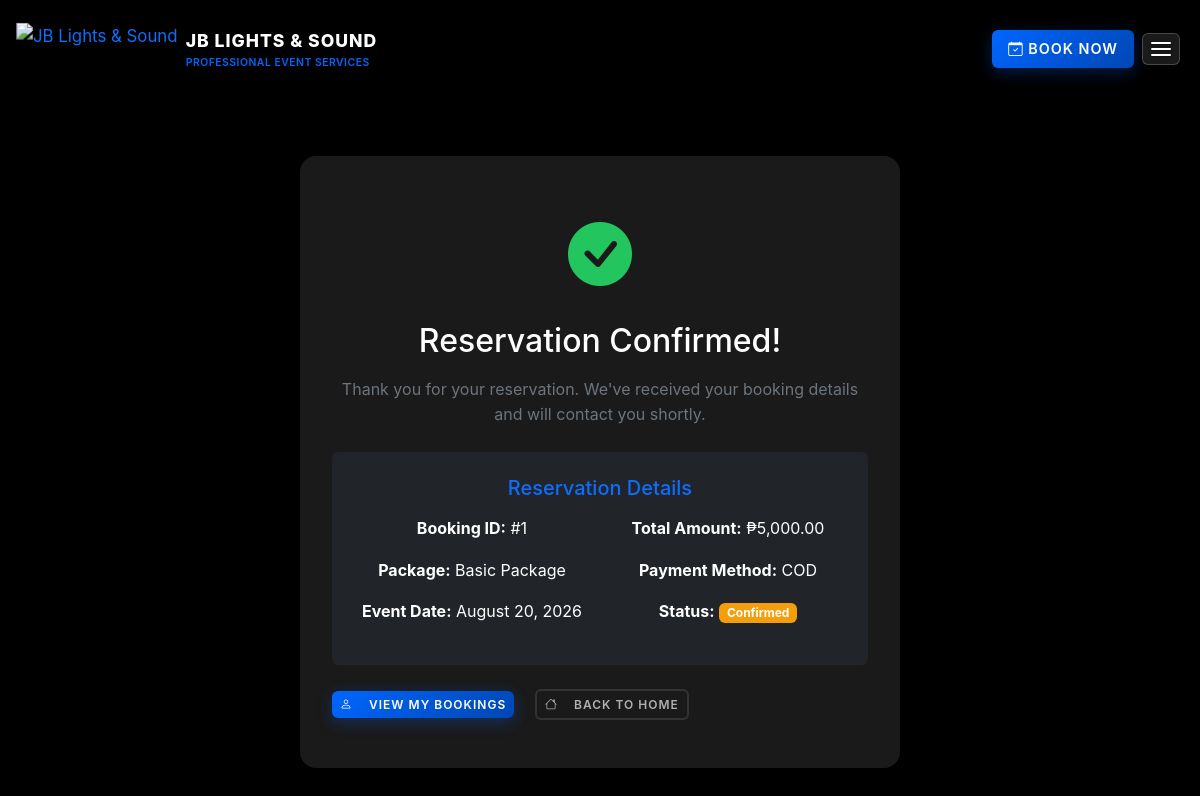
Page /reservation_success.php?id=1 (signed in) on the committed database.
### tables this page shows
CREATE TABLE `reservations` (
  `id` int(11) NOT NULL,
  `contact_name` varchar(100) NOT NULL,
  `contact_email` varchar(100) NOT NULL,
  `contact_phone` varchar(20) NOT NULL,
  `event_type` varchar(50) NOT NULL,
  `event_date` date NOT NULL,
  `start_time` time DEFAULT NULL,
  `end_time` time DEFAULT NULL,
  `event_address` text NOT NULL,
  `event_location` text DEFAULT NULL,
  `landmark_notes` text DEFAULT NULL,
  `preferred_contact` varchar(20) DEFAULT 'phone',
  `social_media_handle` varchar(100) DEFAULT NULL,
  `package` varchar(100) NOT NULL,
  `total_amount` decimal(10,2) NOT NULL,
  `payment_method` varchar(20) NOT NULL,
  `downpayment_amount` decimal(10,2) DEFAULT 0.00,
  `status` varchar(20) DEFAULT 'Pending',
  `created_at` timestamp NOT NULL DEFAULT current_timestamp(),
  `updated_at` timestamp NOT NULL DEFAULT current_timestamp() ON UPDATE current_timestamp()
);

### reservation_success.php (the view, shortened to what this page needs)
<?php
require_once 'db/db_connect.php';
$reservation_id = $_GET['id'] ?? 0;
$user = getCurrentUser();
$reservation = null;
if ($reservation_id > 0) {
    $stmt = $conn->prepare("SELECT * FROM reservations WHERE id = ? AND contact_email = ?");
    $stmt->bind_param("is", $reservation_id, $user['email']);
    $stmt->execute();
    $result = $stmt->get_result();
    $reservation = $result->fetch_assoc();
}
?>
<!DOCTYPE html>
<html lang="en">
<head>
    <link href="https://cdn.jsdelivr.net/npm/bootstrap@5.3.2/dist/css/bootstrap.min.css" rel="stylesheet">
    <link href="https://cdn.jsdelivr.net/npm/bootstrap-icons@1.11.3/font/bootstrap-icons.css" rel="stylesheet">
    <link rel="stylesheet" href="css/main.css">
</head>
<body class="dark-mode">
    <header class="main-header">
    <header class="main-header">
        <div class="header-container">
            <a href="index.php" class="logo">
                <img src="https://i.imgur.com/wOkfD9T.jpeg" alt="JB Lights & Sound" class="logo-image">
                <div class="logo-text">
                    <span class="logo-main">JB LIGHTS & SOUND</span>
                    <span class="logo-sub">PROFESSIONAL EVENT SERVICES</span>
                </div>
            </a>
            <nav class="main-nav">
                <a href="reservation.php" class="btn btn-primary me-2 d-none d-md-inline-block">
                    <i class="bi bi-calendar-check"></i> BOOK NOW
                </a>
                <button class="menu-toggle">
                    <div class="hamburger">
                        <span></span>
                        <span></span>
                        <span></span>
                    </div>
                </button>
            </nav>
        </div>
    </header>
    <main class="reservation-page">
        <div class="container">
            <div class="row justify-content-center">
                <div class="col-lg-8">
                    <div class="success-card">
                        <div class="success-icon">
                            <i class="bi bi-check-circle-fill text-success"></i>
                        </div>
                        <h2 class="text-white mb-3">Reservation Confirmed!</h2>
                        <p class="text-secondary mb-4">Thank you for your reservation. We've received your booking details and will contact you shortly.</p>
                        <div class="reservation-details bg-dark rounded p-4 mb-4">
                            <h5 class="text-primary mb-3">Reservation Details</h5>
                            <div class="row">
                                <div class="col-md-6">
                                    <p><strong>Booking ID:</strong> #<?php echo $reservation['id']; ?></p>
                                    <p><strong>Package:</strong> <?php echo htmlspecialchars($reservation['package']); ?></p>
                                    <p><strong>Event Date:</strong> <?php echo date('F j, Y', strtotime($reservation['event_date'])); ?></p>
                                </div>
                                <div class="col-md-6">
                                    <p><strong>Total Amount:</strong> ₱<?php echo number_format($reservation['total_amount'], 2); ?></p>
                                    <p><strong>Payment Method:</strong> <?php echo strtoupper($reservation['payment_method']); ?></p>
                                    <p><strong>Status:</strong> <span class="badge bg-warning"><?php echo $reservation['status']; ?></span></p>
                                </div>
                            </div>
                        </div>
                        <div class="action-buttons">
                            <a href="profile.php" class="btn btn-primary me-3">
                                <i class="bi bi-person me-2"></i>View My Bookings
                            </a>
                            <a href="index.php" class="btn btn-secondary">
                                <i class="bi bi-house me-2"></i>Back to Home
                            </a>
                        </div>
                    </div>
                </div>
            </div>
        </div>
    </main>
</body>
</html>

### css/base/variables.css (style rules this page uses)
:root { --black: #000000; --dark: #0a0a0a; --dark-gray: #1a1a1a; --medium-gray: #2a2a2a; --light-gray: #3a3a3a; --blue: #0066ff; --blue-dark: #0052cc; --blue-light: #3385ff; --white: #ffffff; --text-primary: #ffffff; --text-secondary: #b0b0b0; --text-muted: #666666; --accent: #0066ff; --border: #333333; --shadow: 0 4px 12px rgba(0, 0, 0, 0.3); --shadow-lg: 0 8px 30px rgba(0, 0, 0, 0.4); --gradient: linear-gradient(135deg, #0066ff 0%, #0047b3 100%); }

### css/components/buttons.css (style rules this page uses)
.btn { display: inline-flex; align-items: center; gap: 0.5rem; padding: 1rem 2rem; border: none; border-radius: 6px; font-weight: 600; text-decoration: none; text-transform: uppercase; letter-spacing: 1px; transition: all 0.3s ease; cursor: pointer; font-size: 0.9rem; }
.btn-primary { background: var(--gradient); color: var(--white); box-shadow: 0 4px 15px rgba(0, 102, 255, 0.3); }
.btn-secondary { background: transparent; color: var(--text-secondary); border: 2px solid var(--border); }

### css/components/cards.css (style rules this page uses)
.success-card { text-align: center; background: var(--dark-gray); border-radius: 16px; padding: 3rem 2rem; margin: 2rem auto; max-width: 600px; box-shadow: var(--shadow); }
.success-icon { font-size: 4rem; color: var(--blue); margin-bottom: 1rem; }

### css/components/header.css (style rules this page uses)
.main-header { position: fixed; top: 0; left: 0; right: 0; background: linear-gradient( to bottom, rgba(0, 0, 0, 0.4) 0%, rgba(0, 0, 0, 0.1) 70%, transparent 100% ); backdrop-filter: none; border-bottom: 1px solid transparent; z-index: 1000; padding: 1.5rem 0; transition: all 0.4s cubic-bezier(0.4, 0, 0.2, 1); }
.main-header:not(.scrolled) .logo-image { filter: drop-shadow(0 2px 6px rgba(0, 0, 0, 0.6)); transform: scale(1.05); transition: all 0.3s ease; }
.main-header:not(.scrolled) .menu-toggle { background: rgba(255, 255, 255, 0.1); border: 1px solid rgba(255, 255, 255, 0.2); }
.main-header:not(.scrolled) .hamburger span { background: var(--white); box-shadow: 0 1px 2px rgba(0, 0, 0, 0.3); }
.header-container { max-width: 1200px; margin: 0 auto; padding: 0 20px; display: flex; justify-content: space-between; align-items: center; }
.logo { display: flex; align-items: center; gap: 12px; text-decoration: none; }
.logo-image { height: 45px; width: auto; }
.logo-text { display: flex; flex-direction: column; }
.logo-main { font-size: 1.1rem; font-weight: 800; color: var(--white); letter-spacing: 1px; }
.logo-sub { font-size: 0.65rem; color: var(--blue); font-weight: 600; letter-spacing: 0.5px; text-transform: uppercase; }
.main-header .logo-image { height: 50px; }

### css/components/navigation.css (style rules this page uses)
.main-nav { display: flex; align-items: center; }
.main-nav .btn-primary { padding: 0.5rem 1rem; font-size: 0.9rem; margin-right: 1rem; }
.menu-toggle { display: flex; flex-direction: column; cursor: pointer; padding: 0.5rem; transition: all 0.3s ease; color: var(--text-primary); background: none; border: none; border-radius: 6px; }
.hamburger { display: flex; flex-direction: column; gap: 4px; }
.hamburger span { display: block; width: 20px; height: 2px; background: var(--white); transition: 0.3s; border-radius: 2px; }

### css/pages/reservation.css (style rules this page uses)
.reservation-page { padding: 100px 0 60px; background: var(--black); min-height: 100vh; }

### css/pages/admin.css (style rules this page uses)
.action-buttons { display: flex; align-items: center; gap: 0.3rem; flex-wrap: nowrap; }
.action-buttons .btn { padding: 0.3rem 0.5rem; font-size: 0.75rem; min-width: 32px; display: flex; align-items: center; justify-content: center; }
.text-success { color: #22c55e !important; }
.bg-warning { background-color: #f59e0b !important; }

### css/utilities/helpers.css (style rules this page uses)
.mb-3 { margin-bottom: 3rem; }

### rows in the picture
reservations: id "1", package "Basic Package", event_date "August 20, 2026", total_amount "5,000.00", payment_method "COD", status "Confirmed"
